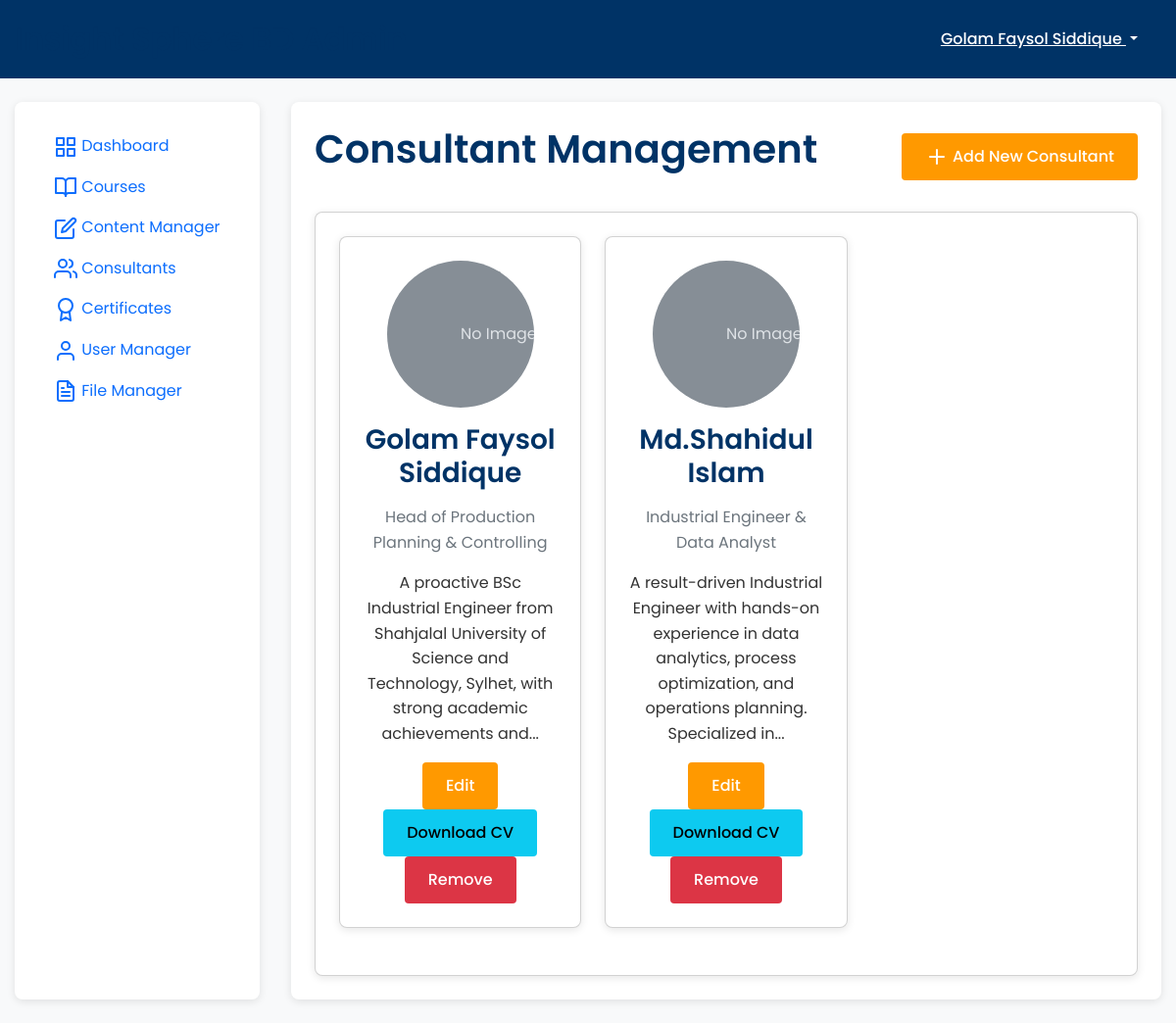
/admin/consultants (signed in), run on the app's committed database.
### models.py (models this page shows, shortened)
class User(UserMixin, db.Model):
    id = db.Column(db.Integer, primary_key=True)
    username = db.Column(db.String(64), unique=True, nullable=False)
    email = db.Column(db.String(120), unique=True, nullable=False)
    password_hash = db.Column(db.String(256))
    full_name = db.Column(db.String(100))
    phone = db.Column(db.String(20))
    role = db.Column(db.String(20), default='user')  # user, admin, super_admin, consultant
    created_at = db.Column(db.DateTime, default=datetime.utcnow)
    courses = db.relationship('Course', secondary=registrations,
                             backref=db.backref('participants', lazy='dynamic'))
    payments = db.relationship('Payment', backref='user', lazy=True)
    certificates = db.relationship('Certificate', backref='user', lazy=True)
    is_consultant = db.Column(db.Boolean, default=False)
    bio = db.Column(db.Text)
    position = db.Column(db.String(100))
    photo_url = db.Column(db.String(255))
    photo_filename = db.Column(db.String(255), nullable=True)
    cv_filename = db.Column(db.String(255), nullable=True)
    def is_admin(self):
        return self.role in ['admin', 'super_admin']
    def is_super_admin(self):
        return self.role == 'super_admin'
    @property
    def is_authenticated(self):
        return True

### routes/admin.py (the view)
    def decorated_function(*args, **kwargs):
        if not current_user.is_authenticated or not current_user.is_admin():
            abort(403)
        return f(*args, **kwargs)

### app.py (called while the page is built)
@login_manager.user_loader
def load_user(user_id):
    from models import User
    return User.query.get(int(user_id))

@app.context_processor
def inject_config():
    from datetime import datetime
    return {'config': app.config, 'now': datetime.utcnow()}

### routes/admin.py (called while the page is built)
def admin_required(f):
    def decorated_function(*args, **kwargs):
        if not current_user.is_authenticated or not current_user.is_admin():
            abort(403)
        return f(*args, **kwargs)
    decorated_function.__name__ = f.__name__
    return login_required(decorated_function)

@admin_bp.route('/consultants')
@admin_required
def consultant_manager():
    consultants = User.query.filter_by(is_consultant=True).all()
    return render_template('admin/consultant_manager.html',
                         title='Consultant Manager',
                         consultants=consultants)

### templates/admin/consultant_manager.html (shortened to what this page needs)
{% extends "admin/layout.html" %}
{% block content %}
<div class="d-flex justify-content-between align-items-center mb-4">
    <h1>Consultant Management</h1>
    <a href="{{ url_for('admin.consultant_add') }}" class="btn btn-primary">
        <i data-feather="plus"></i> Add New Consultant
    </a>
</div>
<div class="card">
    <div class="card-content">
        {% if consultants %}
            <div class="row">
                {% for consultant in consultants %}
                    <div class="col-md-4 mb-4">
                        <div class="card h-100">
                            <div class="card-content text-center">
                                {% if consultant.photo_url %}
                                    <img src="{{ consultant.photo_url }}" alt="{{ consultant.full_name }}" class="rounded-circle mb-3" style="width: 150px; height: 150px; object-fit: cover;">
                                {% else %}
                                    <svg class="bd-placeholder-img rounded-circle mb-3" width="150" height="150" xmlns="http://www.w3.org/2000/svg" role="img" aria-label="Placeholder: Consultant" preserveAspectRatio="xMidYMid slice" focusable="false">
                                        <text x="50%" y="50%" fill="#dee2e6" dy=".3em">No Image</text>
                                    </svg>
                                {% endif %}
                                <h3>{{ consultant.full_name }}</h3>
                                <p class="text-muted">{{ consultant.position }}</p>
                                <div class="bio mb-3">
                                    {{ consultant.bio|truncate(150)|safe }}
                                </div>
                                <div class="mt-auto">
                                    <a href="{{ url_for('admin.consultant_edit', consultant_id=consultant.id) }}" class="btn btn-primary">Edit</a>
                                    {% if consultant.cv_filename %}
                                        <a href="{{ url_for('admin.download_cv', consultant_id=consultant.id) }}" class="btn btn-info" target="_blank">Download CV</a>
                                    {% endif %}
                                    <button type="button" class="btn btn-danger" data-bs-toggle="modal" data-bs-target="#deleteModal{{ consultant.id }}">
                                        Remove
                                    </button>
                                </div>
                            </div>
                        </div>
                    </div>
                {% endfor %}
            </div>
        {% else %}
            <div class="alert alert-info">
                <p>No consultants found. Click the "Add New Consultant" button to create one.</p>
            </div>
        {% endif %}
    </div>
</div>
{% endblock %}

### templates/admin/layout.html (shortened to what this page needs)
<!DOCTYPE html>
<html lang="en">
<head>
    <link rel="stylesheet" href="https://cdn.jsdelivr.net/npm/bootstrap@5.2.3/dist/css/bootstrap.min.css">
    <link rel="stylesheet" href="https://cdn.jsdelivr.net/npm/feather-icons/dist/feather.min.css">
    <link rel="stylesheet" href="{{ url_for('static', filename='css/main.css') }}">
</head>
<body>
    <header class="admin-header">
        <div class="admin-container">
            <div class="d-flex justify-content-between align-items-center">
                <div class="d-flex align-items-center">
                    <h2 class="m-0">Insight Sphere BD Admin</h2>
                </div>
                <div class="d-flex align-items-center">
                    <div class="dropdown">
                        <button class="btn btn-link text-white dropdown-toggle" type="button" id="userDropdown" data-bs-toggle="dropdown" aria-expanded="false">
                            {{ current_user.full_name or current_user.username }}
                        </button>
                    </div>
                </div>
            </div>
        </div>
    </header>
    <div class="admin-container my-4">
        <div class="admin-layout">
            <div class="admin-sidebar">
                <nav>
                    <ul class="nav flex-column">
                        <li class="nav-item">
                            <a class="nav-link {% if request.path == url_for('admin.dashboard') %}active{% endif %}" href="{{ url_for('admin.dashboard') }}">
                                <i data-feather="grid"></i> Dashboard
                            </a>
                        </li>
                        <li class="nav-item">
                            <a class="nav-link {% if 'course' in request.path %}active{% endif %}" href="{{ url_for('admin.course_manager') }}">
                                <i data-feather="book-open"></i> Courses
                            </a>
                        </li>
                        <li class="nav-item">
                            <a class="nav-link {% if 'content' in request.path %}active{% endif %}" href="{{ url_for('admin.content_editor') }}">
                                <i data-feather="edit"></i> Content Manager
                            </a>
                        </li>
                        <li class="nav-item">
                            <a class="nav-link {% if 'consultant' in request.path %}active{% endif %}" href="{{ url_for('admin.consultant_manager') }}">
                                <i data-feather="users"></i> Consultants
                            </a>
                        </li>
                        <li class="nav-item">
                            <a class="nav-link {% if 'certificate' in request.path %}active{% endif %}" href="{{ url_for('admin.certificate_templates') }}">
                                <i data-feather="award"></i> Certificates
                            </a>
                        </li>
                        {% if current_user.is_super_admin() %}
                            <li class="nav-item">
                                <a class="nav-link {% if 'users' in request.path %}active{% endif %}" href="{{ url_for('admin.user_manager') }}">
                                    <i data-feather="user"></i> User Manager
                                </a>
                            </li>
                            <li class="nav-item">
                                <a class="nav-link {% if 'file-manager' in request.path or 'file-edit' in request.path %}active{% endif %}" href="{{ url_for('admin.file_manager') }}">
                                    <i data-feather="file-text"></i> File Manager
                                </a>
                            </li>
                        {% endif %}
                    </ul>
                </nav>
            </div>
            <div class="admin-content">
                {% block content %}{% endblock %}
            </div>
        </div>
    </div>
</body>
</html>

### static/css/main.css (style rules this page uses)
:root { --primary-color: #0066cc; --secondary-color: #003366; --accent-color: #ff9900; --text-color: #333333; --light-color: #f8f9fa; --light-gray: #f0f0f0; --medium-gray: #dddddd; --dark-gray: #666666; --font-family: 'Poppins', 'Roboto', sans-serif; }
body { font-family: var(--font-family); color: var(--text-color); line-height: 1.6; margin: 0; padding: 0; background-color: var(--light-color); }
a { color: var(--primary-color); text-decoration: none; }
h1, h2, h3, h4, h5, h6 { font-weight: 600; margin-top: 0; margin-bottom: 1rem; color: var(--secondary-color); }
.btn { display: inline-block; font-weight: 500; padding: 0.75rem 1.5rem; border-radius: 4px; border: none; cursor: pointer; transition: all 0.2s ease; text-align: center; }
.btn-primary { background-color: var(--accent-color); color: white; }
.card { background-color: white; border-radius: 8px; box-shadow: 0 2px 8px rgba(0, 0, 0, 0.1); overflow: hidden; transition: transform 0.3s ease, box-shadow 0.3s ease; }
.card-content { padding: 1.5rem; }
.admin-header { background-color: var(--secondary-color); color: white; padding: 1rem 0; }
.admin-container { max-width: 1400px; margin: 0 auto; padding: 0 15px; }
.admin-layout { display: grid; grid-template-columns: 250px 1fr; gap: 2rem; min-height: calc(100vh - 130px); }
.admin-sidebar { background-color: white; padding: 1.5rem; border-radius: 8px; box-shadow: 0 2px 8px rgba(0, 0, 0, 0.1); }
.admin-content { padding: 1.5rem; background-color: white; border-radius: 8px; box-shadow: 0 2px 8px rgba(0, 0, 0, 0.1); }

### data on the page
User: full_name "Golam Faysol Siddique", shows "No Image", position "Head of Production Planning & Controlling", bio "A proactive BSc Industrial Engineer from Shahjalal University of Science and Technology, Sylhet, with strong academic achievements and..."
User: shows "No Image", full_name "Md.Shahidul Islam", position "Industrial Engineer & Data Analyst", bio "A result-driven Industrial Engineer with hands-on experience in data analytics, process optimization, and operations planning. Specialized in..."
